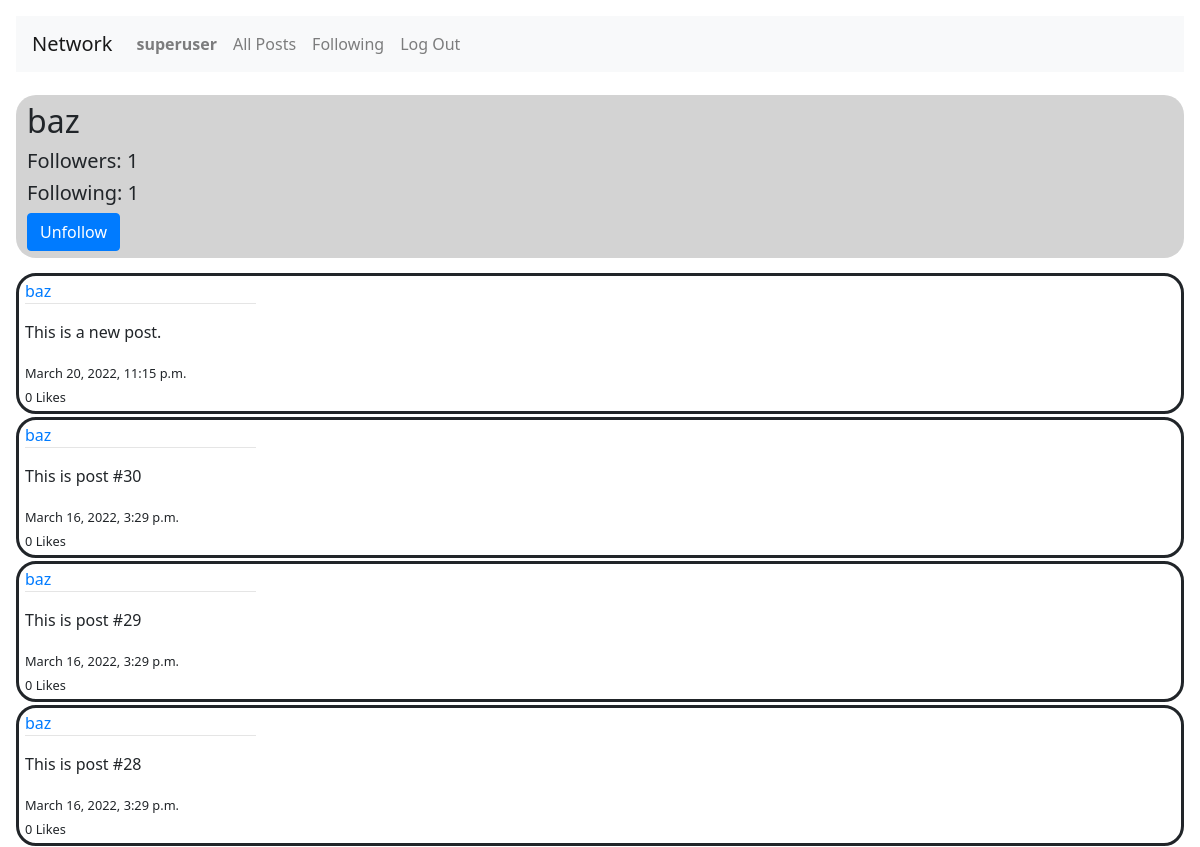
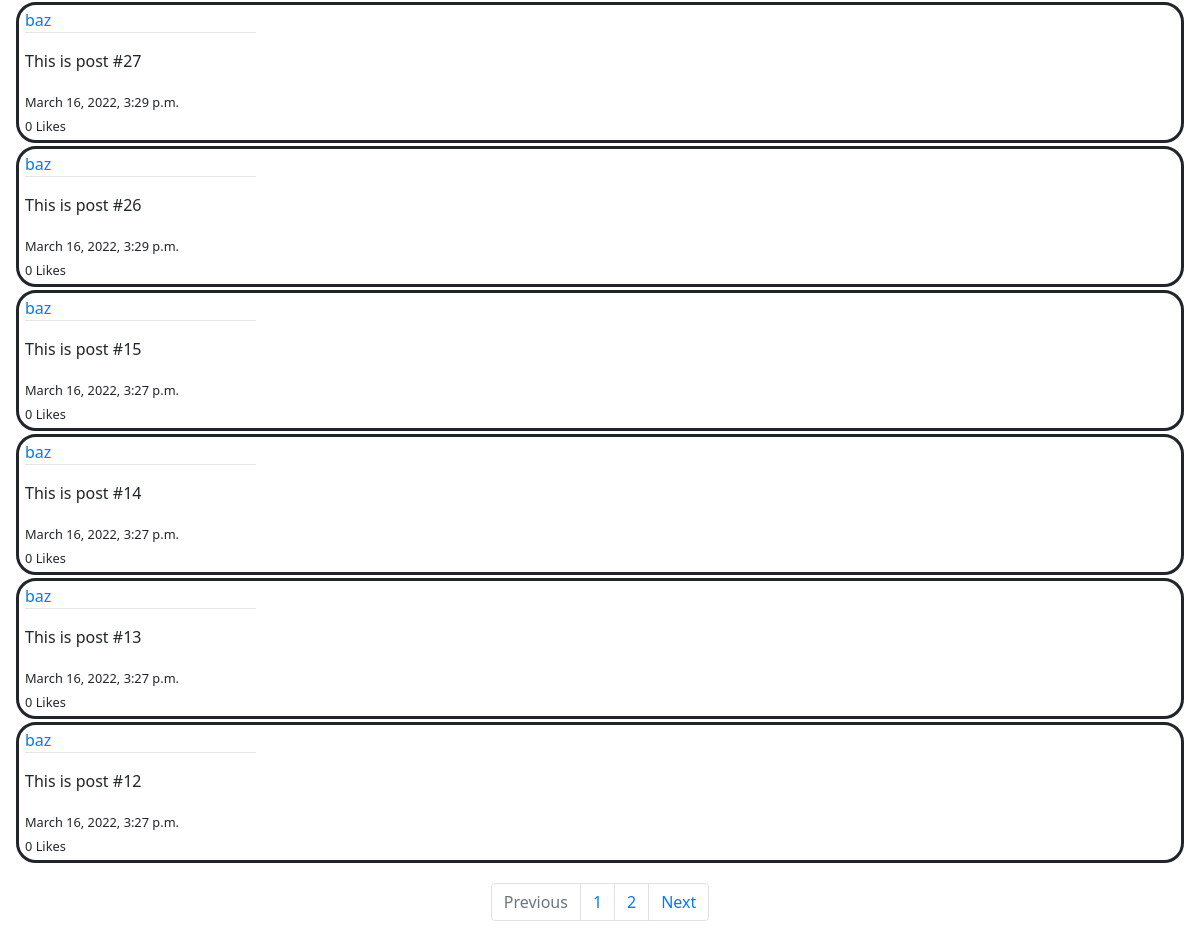
Before: /profile/baz (signed in) with the older database file (2 pictures, top to bottom).
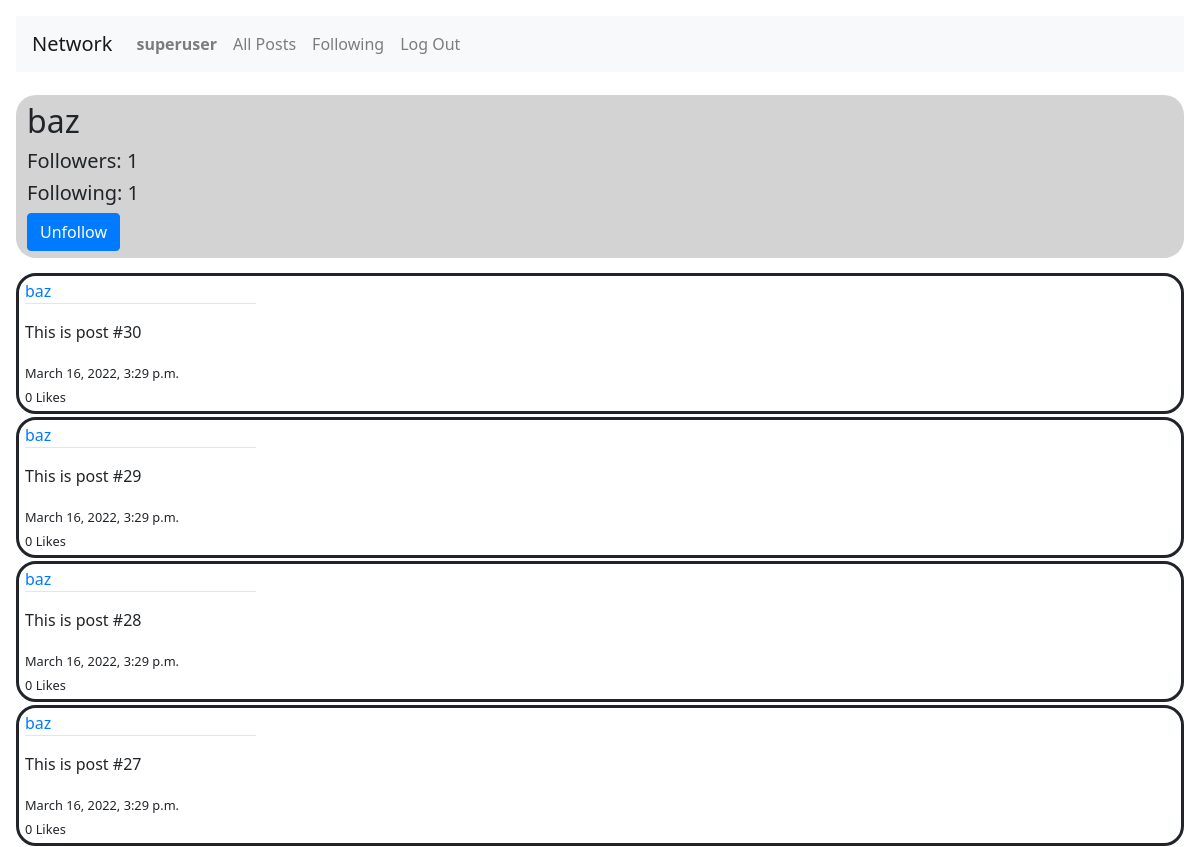
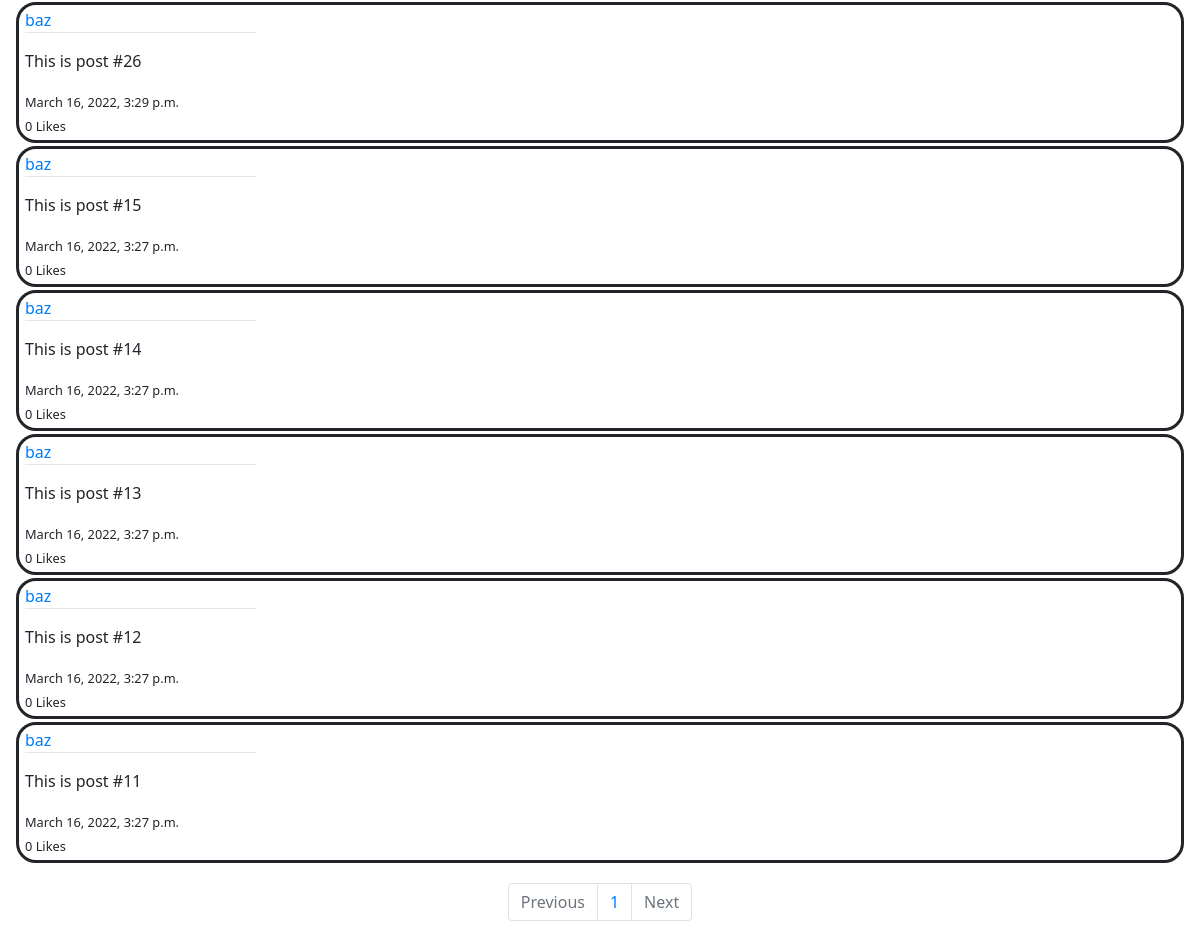
After: the same page with the newer database file (2 pictures, top to bottom).
### network/models.py (models this page shows)
class User(AbstractUser):
    followers = models.ManyToManyField('self', blank=True, symmetrical=False)
    following = models.ManyToManyField('self', blank=True, symmetrical=False, related_name="followed_by")

class Post(models.Model):
    user = models.ForeignKey(User, on_delete=models.CASCADE, related_name="posts")
    content = models.TextField(max_length=512)
    date = models.DateTimeField(auto_now_add=True)
    likes = models.ManyToManyField(User)

### network/views.py (the view, shortened to what this page needs)
# urls.py: path("profile/<str:username>", views.profile_page, name="profile"),
@csrf_exempt
def profile_page(request, username, page_number=1):
    profile_owner = User.objects.get(username=username)
    if request.user in profile_owner.followers.all():
        isFollower = True
    else:
        isFollower = False
    followers = profile_owner.followers.aggregate(Count("id"))
    following = profile_owner.following.aggregate(Count("id"))
    posts = profile_owner.posts.all()
    posts = posts[::-1]
    p = Paginator(posts, 10)
    current_page = p.page(page_number)
    page_posts = current_page.object_list
    return render(request, "network/profile.html", {
        "owner": str(profile_owner.username),
        "visitor": str(request.user),
        "followers": followers["id__count"],
        "following": following["id__count"],
        "posts": page_posts,
        "num_pages": p.num_pages,
        "current_page": current_page,
        "has_next": current_page.has_next(),
        "has_prev": current_page.has_previous(),
        "next_num": current_page.next_page_number,
        "prev_num": current_page.previous_page_number,
        "p": p,
        "isFollower": isFollower
    })

### network/templates/network/profile.html (shortened to what this page needs)
{% extends "network/layout.html" %}
{% load static %}
{% block body %}
{% if user.is_authenticated %}
    <div id="profile-header">
        <h2 id="profile-username">{{ owner }}</h2>
        <h5>Followers: <span id="followers-count">{{ followers }}</span></h5>
        <h5>Following: <span id="following-count">{{ following }}</span></h5>
        {% if visitor != owner %}
            {% if isFollower %}
                <input id="follow-btn" class="btn btn-primary" type="submit" value="Unfollow">
            {% else %}
                <input id="follow-btn" class="btn btn-primary" type="submit" value="Follow">
            {% endif %}
        {% endif %}
    </div>
    {% for post in posts %}
        <div class="posts">
            <a href="{% url 'network:profile' post.user %}">{{ post.user }}</a>
            <hr style="margin-top: 0; width: 20%; position: relative; margin-left: 0px;">
            <p class="post-content">{{ post.content }}</p>
            <small>{{ post.date }}</small><br>
            <small><span class="post-likes">{{ post.likes.all.count }}</span> Likes</small><br>
        </div>
    {% endfor %}
    <nav aria-label="Posts navigation" style="margin-top: 20px;">
        <ul class="pagination justify-content-center">
            {% if has_prev %}
                <li class="page-item"><a class="page-link" href="{{ prev_num }}">Previous</a></li>
            {% else %}
                <li class="page-item disabled"><a class="page-link" href="#" aria-disabled="true">Previous</a></li>
            {% endif %}
            {% for i in p.page_range %}
                <li class="page-item"><a class="page-link" href="/profile/{{owner}}/{{i}}">{{i}}</a></li>
            {% endfor %}
            {% if has_next %}
                <li class="page-item"><a class="page-link" href="{{ next_num }}">Next</a></li>
            {% else %}
                <li class="page-item disabled"><a class="page-link" href="#" aria-disabled="true">Next</a></li>
            {% endif %}
        </ul>
    </nav>
{% endif %}
{% endblock %}

### network/templates/network/layout.html (shortened to what this page needs)
{% load static %}
<!DOCTYPE html>
<html lang="en">
    <head>
        <link rel="stylesheet" href="https://stackpath.bootstrapcdn.com/bootstrap/4.4.1/css/bootstrap.min.css">
        <link href="{% static 'network/style.css' %}" rel="stylesheet">
    </head>
    <body>
        <nav class="navbar navbar-expand-lg navbar-light bg-light" style="margin-bottom: 2%;">
            <a class="navbar-brand" href="#">Network</a>
            <div>
              <ul class="navbar-nav mr-auto">
                {% if user.is_authenticated %}
                    <li class="nav-item">
                        <a class="nav-link" href="{% url 'network:profile' user.username %}"><strong>{{ user.username }}</strong></a>
                    </li>
                {% endif %}
                <li class="nav-item">
                  <a class="nav-link" href="{% url 'network:index' %}">All Posts</a>
                </li>
                {% if user.is_authenticated %}
                    <li class="nav-item">
                        <a class="nav-link" href="{% url 'network:following' %}">Following</a>
                    </li>
                    <li class="nav-item">
                        <a class="nav-link" href="{% url 'network:logout' %}">Log Out</a>
                    </li>
                {% endif %}
              </ul>
            </div>
          </nav>
        <div class="body">
            {% block body %}
            {% endblock %}
        </div>
    </body>
</html>

### network/static/network/style.css (style rules this page uses)
body { padding: 16px; font-family: 'Segoe UI', Tahoma, Geneva, Verdana, sans-serif; }
.posts { border: solid; padding: 3px 3px 3px 6px; border-radius: 20px; margin-bottom: 3px; }
#profile-header { background-color: lightgray; padding: 7px 7px 7px 11px; border-radius: 20px; margin-bottom: 15px; }

Changed rows visible on the page:
removed Post: user "baz", content "This is a new post.", date "March 20, 2022, 11:15 p.m.", likes.all.count "0"
now on this page (row unchanged): Post: user "baz", content "This is post #11", date "March 16, 2022, 3:27 p.m.", likes.all.count "0"
Other visible differences:
list line gone: "2"
